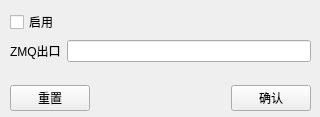
<?xml version="1.0" encoding="UTF-8"?>
<ui version="4.0">
 <class>fZMQOut</class>
 <widget class="QWidget" name="fZMQOut">
  <property name="geometry">
   <rect>
    <x>0</x>
    <y>0</y>
    <width>320</width>
    <height>117</height>
   </rect>
  </property>
  <property name="windowTitle">
   <string>Form</string>
  </property>
  <widget class="QWidget" name="verticalLayoutWidget">
   <property name="geometry">
    <rect>
     <x>10</x>
     <y>10</y>
     <width>301</width>
     <height>101</height>
    </rect>
   </property>
   <layout class="QVBoxLayout" name="verticalLayout">
    <item>
     <widget class="QCheckBox" name="ckEnabled">
      <property name="text">
       <string>启用</string>
      </property>
     </widget>
    </item>
    <item>
     <layout class="QFormLayout" name="formLayout">
      <item row="0" column="0">
       <widget class="QLabel" name="label">
        <property name="text">
         <string>ZMQ出口</string>
        </property>
       </widget>
      </item>
      <item row="0" column="1">
       <widget class="QLineEdit" name="leZMQURL"/>
      </item>
     </layout>
    </item>
    <item>
     <layout class="QHBoxLayout" name="horizontalLayout_3">
      <property name="sizeConstraint">
       <enum>QLayout::SetDefaultConstraint</enum>
      </property>
      <item>
       <widget class="QPushButton" name="pbReset">
        <property name="text">
         <string>重置</string>
        </property>
       </widget>
      </item>
      <item>
       <spacer name="horizontalSpacer">
        <property name="orientation">
         <enum>Qt::Horizontal</enum>
        </property>
        <property name="sizeHint" stdset="0">
         <size>
          <width>40</width>
          <height>20</height>
         </size>
        </property>
       </spacer>
      </item>
      <item>
       <widget class="QPushButton" name="pbConfirm">
        <property name="text">
         <string>确认</string>
        </property>
       </widget>
      </item>
     </layout>
    </item>
   </layout>
  </widget>
 </widget>
 <resources/>
 <connections/>
</ui>
